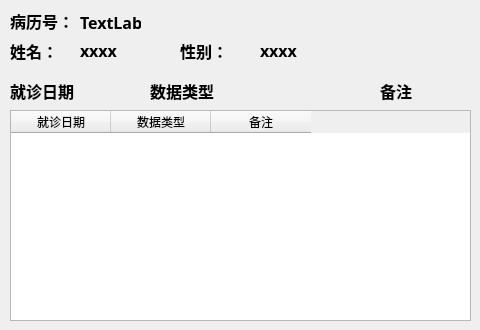
      <widget class="QWidget" name="page_14">
       <widget class="QLabel" name="label_42">
        <property name="geometry">
         <rect>
          <x>10</x>
          <y>10</y>
          <width>61</width>
          <height>21</height>
         </rect>
        </property>
        <property name="font">
         <font>
          <family>Aharoni</family>
          <pointsize>12</pointsize>
          <weight>75</weight>
          <bold>true</bold>
         </font>
        </property>
        <property name="text">
         <string>病历号：</string>
        </property>
       </widget>
       <widget class="QLabel" name="lb1_5_1_patient_d">
        <property name="geometry">
         <rect>
          <x>80</x>
          <y>12</y>
          <width>61</width>
          <height>20</height>
         </rect>
        </property>
        <property name="font">
         <font>
          <family>Aharoni</family>
          <pointsize>12</pointsize>
          <weight>75</weight>
          <bold>true</bold>
         </font>
        </property>
        <property name="text">
         <string>TextLabel</string>
        </property>
       </widget>
       <widget class="QLabel" name="label_43">
        <property name="geometry">
         <rect>
          <x>180</x>
          <y>40</y>
          <width>61</width>
          <height>21</height>
         </rect>
        </property>
        <property name="font">
         <font>
          <family>Aharoni</family>
          <pointsize>12</pointsize>
          <weight>75</weight>
          <bold>true</bold>
         </font>
        </property>
        <property name="text">
         <string>性别：</string>
        </property>
       </widget>
       <widget class="QLabel" name="lb1_5_2_patient_sex">
        <property name="geometry">
         <rect>
          <x>260</x>
          <y>40</y>
          <width>61</width>
          <height>21</height>
         </rect>
        </property>
        <property name="font">
         <font>
          <family>Aharoni</family>
          <pointsize>12</pointsize>
          <weight>75</weight>
          <bold>true</bold>
         </font>
        </property>
        <property name="text">
         <string>xxxx</string>
        </property>
       </widget>
       <widget class="QLabel" name="label_44">
        <property name="geometry">
         <rect>
          <x>10</x>
          <y>40</y>
          <width>61</width>
          <height>21</height>
         </rect>
        </property>
        <property name="font">
         <font>
          <family>Aharoni</family>
          <pointsize>12</pointsize>
          <weight>75</weight>
          <bold>true</bold>
         </font>
        </property>
        <property name="text">
         <string>姓名：</string>
        </property>
       </widget>
       <widget class="QLabel" name="label_45">
        <property name="geometry">
         <rect>
          <x>80</x>
          <y>40</y>
          <width>61</width>
          <height>21</height>
         </rect>
        </property>
        <property name="font">
         <font>
          <family>Aharoni</family>
          <pointsize>12</pointsize>
          <weight>75</weight>
          <bold>true</bold>
         </font>
        </property>
        <property name="text">
         <string>xxxx</string>
        </property>
       </widget>
       <widget class="QLabel" name="label_46">
        <property name="geometry">
         <rect>
          <x>10</x>
          <y>80</y>
          <width>71</width>
          <height>21</height>
         </rect>
        </property>
        <property name="font">
         <font>
          <family>Aharoni</family>
          <pointsize>12</pointsize>
          <weight>75</weight>
          <bold>true</bold>
         </font>
        </property>
        <property name="text">
         <string>就诊日期</string>
        </property>
       </widget>
       <widget class="QLabel" name="label_47">
        <property name="geometry">
         <rect>
          <x>150</x>
          <y>80</y>
          <width>81</width>
          <height>21</height>
         </rect>
        </property>
        <property name="font">
         <font>
          <family>Aharoni</family>
          <pointsize>12</pointsize>
          <weight>75</weight>
          <bold>true</bold>
         </font>
        </property>
        <property name="text">
         <string>数据类型</string>
        </property>
       </widget>
       <widget class="QLabel" name="label_48">
        <property name="geometry">
         <rect>
          <x>380</x>
          <y>80</y>
          <width>61</width>
          <height>21</height>
         </rect>
        </property>
        <property name="font">
         <font>
          <family>Aharoni</family>
          <pointsize>12</pointsize>
          <weight>75</weight>
          <bold>true</bold>
         </font>
        </property>
        <property name="text">
         <string>备注</string>
        </property>
       </widget>
       <widget class="QTableWidget" name="tableWidget">
        <property name="geometry">
         <rect>
          <x>10</x>
          <y>110</y>
          <width>461</width>
          <height>211</height>
         </rect>
        </property>
        <column>
         <property name="text">
          <string>就诊日期</string>
         </property>
        </column>
        <column>
         <property name="text">
          <string>数据类型</string>
         </property>
        </column>
        <column>
         <property name="text">
          <string>备注</string>
         </property>
        </column>
       </widget>
      </widget>
